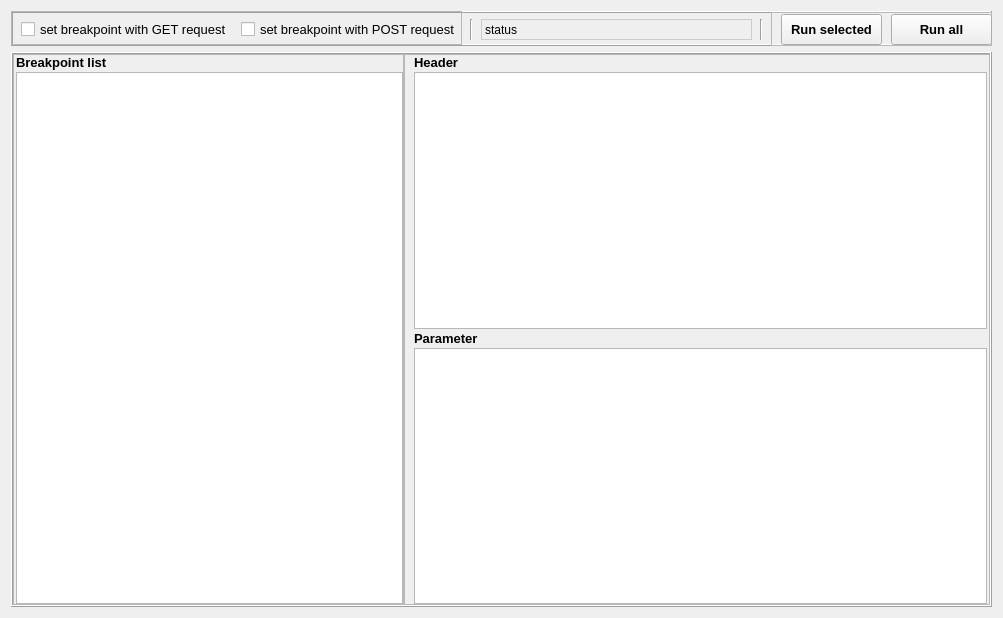
<?xml version="1.0" encoding="UTF-8"?>
<ui version="4.0">
 <class>breakpoint</class>
 <widget class="QWidget" name="breakpoint">
  <property name="geometry">
   <rect>
    <x>0</x>
    <y>0</y>
    <width>1003</width>
    <height>618</height>
   </rect>
  </property>
  <property name="windowTitle">
   <string>Form</string>
  </property>
  <layout class="QVBoxLayout" name="verticalLayout">
   <item>
    <widget class="QFrame" name="frame">
     <property name="sizePolicy">
      <sizepolicy hsizetype="Preferred" vsizetype="Preferred">
       <horstretch>0</horstretch>
       <verstretch>1</verstretch>
      </sizepolicy>
     </property>
     <property name="frameShape">
      <enum>QFrame::Box</enum>
     </property>
     <property name="frameShadow">
      <enum>QFrame::Raised</enum>
     </property>
     <widget class="Line" name="line">
      <property name="geometry">
       <rect>
        <x>450</x>
        <y>8</y>
        <width>20</width>
        <height>21</height>
       </rect>
      </property>
      <property name="orientation">
       <enum>Qt::Vertical</enum>
      </property>
     </widget>
     <widget class="Line" name="line_2">
      <property name="geometry">
       <rect>
        <x>740</x>
        <y>8</y>
        <width>20</width>
        <height>21</height>
       </rect>
      </property>
      <property name="orientation">
       <enum>Qt::Vertical</enum>
      </property>
     </widget>
     <widget class="QLabel" name="lbStatus">
      <property name="geometry">
       <rect>
        <x>470</x>
        <y>8</y>
        <width>271</width>
        <height>21</height>
       </rect>
      </property>
      <property name="font">
       <font>
        <pointsize>9</pointsize>
       </font>
      </property>
      <property name="styleSheet">
       <string notr="true">border: 1px solid #ccc</string>
      </property>
      <property name="text">
       <string>status</string>
      </property>
     </widget>
     <widget class="QFrame" name="frame_5">
      <property name="geometry">
       <rect>
        <x>760</x>
        <y>1</y>
        <width>221</width>
        <height>34</height>
       </rect>
      </property>
      <property name="frameShape">
       <enum>QFrame::StyledPanel</enum>
      </property>
      <property name="frameShadow">
       <enum>QFrame::Raised</enum>
      </property>
      <widget class="QPushButton" name="btnRunAll">
       <property name="geometry">
        <rect>
         <x>120</x>
         <y>2</y>
         <width>101</width>
         <height>31</height>
        </rect>
       </property>
       <property name="font">
        <font>
         <pointsize>10</pointsize>
         <weight>75</weight>
         <bold>true</bold>
        </font>
       </property>
       <property name="text">
        <string>Run all</string>
       </property>
      </widget>
      <widget class="QPushButton" name="btnRunSel">
       <property name="geometry">
        <rect>
         <x>10</x>
         <y>2</y>
         <width>101</width>
         <height>31</height>
        </rect>
       </property>
       <property name="font">
        <font>
         <pointsize>10</pointsize>
         <weight>75</weight>
         <bold>true</bold>
        </font>
       </property>
       <property name="text">
        <string>Run selected</string>
       </property>
      </widget>
     </widget>
     <widget class="QFrame" name="frame_6">
      <property name="geometry">
       <rect>
        <x>0</x>
        <y>0</y>
        <width>451</width>
        <height>34</height>
       </rect>
      </property>
      <property name="frameShape">
       <enum>QFrame::StyledPanel</enum>
      </property>
      <property name="frameShadow">
       <enum>QFrame::Raised</enum>
      </property>
      <widget class="QCheckBox" name="cboxGet">
       <property name="geometry">
        <rect>
         <x>10</x>
         <y>10</y>
         <width>211</width>
         <height>16</height>
        </rect>
       </property>
       <property name="font">
        <font>
         <pointsize>10</pointsize>
        </font>
       </property>
       <property name="text">
        <string>set breakpoint with GET request</string>
       </property>
      </widget>
      <widget class="QCheckBox" name="cboxPost">
       <property name="geometry">
        <rect>
         <x>230</x>
         <y>10</y>
         <width>221</width>
         <height>16</height>
        </rect>
       </property>
       <property name="font">
        <font>
         <pointsize>10</pointsize>
        </font>
       </property>
       <property name="text">
        <string>set breakpoint with POST request</string>
       </property>
      </widget>
     </widget>
    </widget>
   </item>
   <item>
    <widget class="QFrame" name="frame_2">
     <property name="sizePolicy">
      <sizepolicy hsizetype="Preferred" vsizetype="Preferred">
       <horstretch>0</horstretch>
       <verstretch>16</verstretch>
      </sizepolicy>
     </property>
     <property name="frameShape">
      <enum>QFrame::Box</enum>
     </property>
     <property name="frameShadow">
      <enum>QFrame::Raised</enum>
     </property>
     <layout class="QHBoxLayout" name="horizontalLayout">
      <property name="spacing">
       <number>0</number>
      </property>
      <property name="margin">
       <number>0</number>
      </property>
      <item>
       <widget class="QFrame" name="frame_4">
        <property name="sizePolicy">
         <sizepolicy hsizetype="Preferred" vsizetype="Preferred">
          <horstretch>2</horstretch>
          <verstretch>0</verstretch>
         </sizepolicy>
        </property>
        <property name="frameShape">
         <enum>QFrame::StyledPanel</enum>
        </property>
        <property name="frameShadow">
         <enum>QFrame::Raised</enum>
        </property>
        <layout class="QVBoxLayout" name="verticalLayout_3">
         <property name="spacing">
          <number>2</number>
         </property>
         <property name="leftMargin">
          <number>2</number>
         </property>
         <property name="topMargin">
          <number>0</number>
         </property>
         <property name="rightMargin">
          <number>0</number>
         </property>
         <property name="bottomMargin">
          <number>0</number>
         </property>
         <item>
          <widget class="QLabel" name="label">
           <property name="font">
            <font>
             <pointsize>10</pointsize>
             <weight>75</weight>
             <bold>true</bold>
            </font>
           </property>
           <property name="text">
            <string>Breakpoint list</string>
           </property>
          </widget>
         </item>
         <item>
          <widget class="QTableView" name="tbwList">
           <property name="editTriggers">
            <set>QAbstractItemView::NoEditTriggers</set>
           </property>
          </widget>
         </item>
        </layout>
       </widget>
      </item>
      <item>
       <widget class="QFrame" name="frame_3">
        <property name="sizePolicy">
         <sizepolicy hsizetype="Preferred" vsizetype="Preferred">
          <horstretch>3</horstretch>
          <verstretch>0</verstretch>
         </sizepolicy>
        </property>
        <property name="frameShape">
         <enum>QFrame::StyledPanel</enum>
        </property>
        <property name="frameShadow">
         <enum>QFrame::Raised</enum>
        </property>
        <layout class="QVBoxLayout" name="verticalLayout_2">
         <property name="spacing">
          <number>2</number>
         </property>
         <property name="topMargin">
          <number>0</number>
         </property>
         <property name="rightMargin">
          <number>2</number>
         </property>
         <property name="bottomMargin">
          <number>0</number>
         </property>
         <item>
          <widget class="QLabel" name="label_2">
           <property name="font">
            <font>
             <pointsize>10</pointsize>
             <weight>75</weight>
             <bold>true</bold>
            </font>
           </property>
           <property name="text">
            <string>Header</string>
           </property>
          </widget>
         </item>
         <item>
          <widget class="QTableView" name="tbwHead">
           <property name="editTriggers">
            <set>QAbstractItemView::NoEditTriggers</set>
           </property>
          </widget>
         </item>
         <item>
          <widget class="QLabel" name="label_3">
           <property name="font">
            <font>
             <pointsize>10</pointsize>
             <weight>75</weight>
             <bold>true</bold>
            </font>
           </property>
           <property name="text">
            <string>Parameter</string>
           </property>
          </widget>
         </item>
         <item>
          <widget class="QTableView" name="tbwParams"/>
         </item>
        </layout>
       </widget>
      </item>
     </layout>
    </widget>
   </item>
  </layout>
 </widget>
 <resources/>
 <connections/>
</ui>
